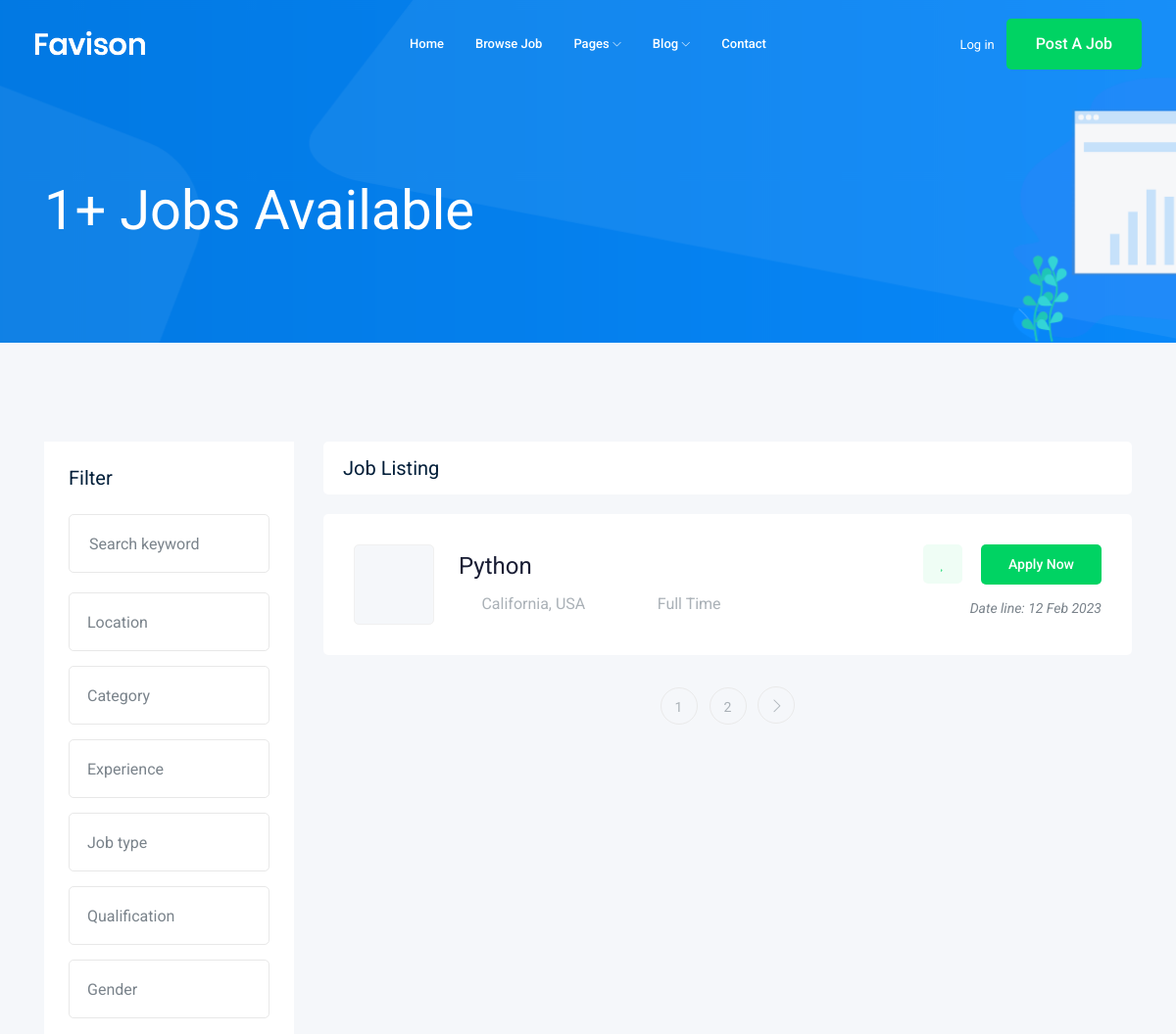
The app's page /jobs/ (upper part), older data.
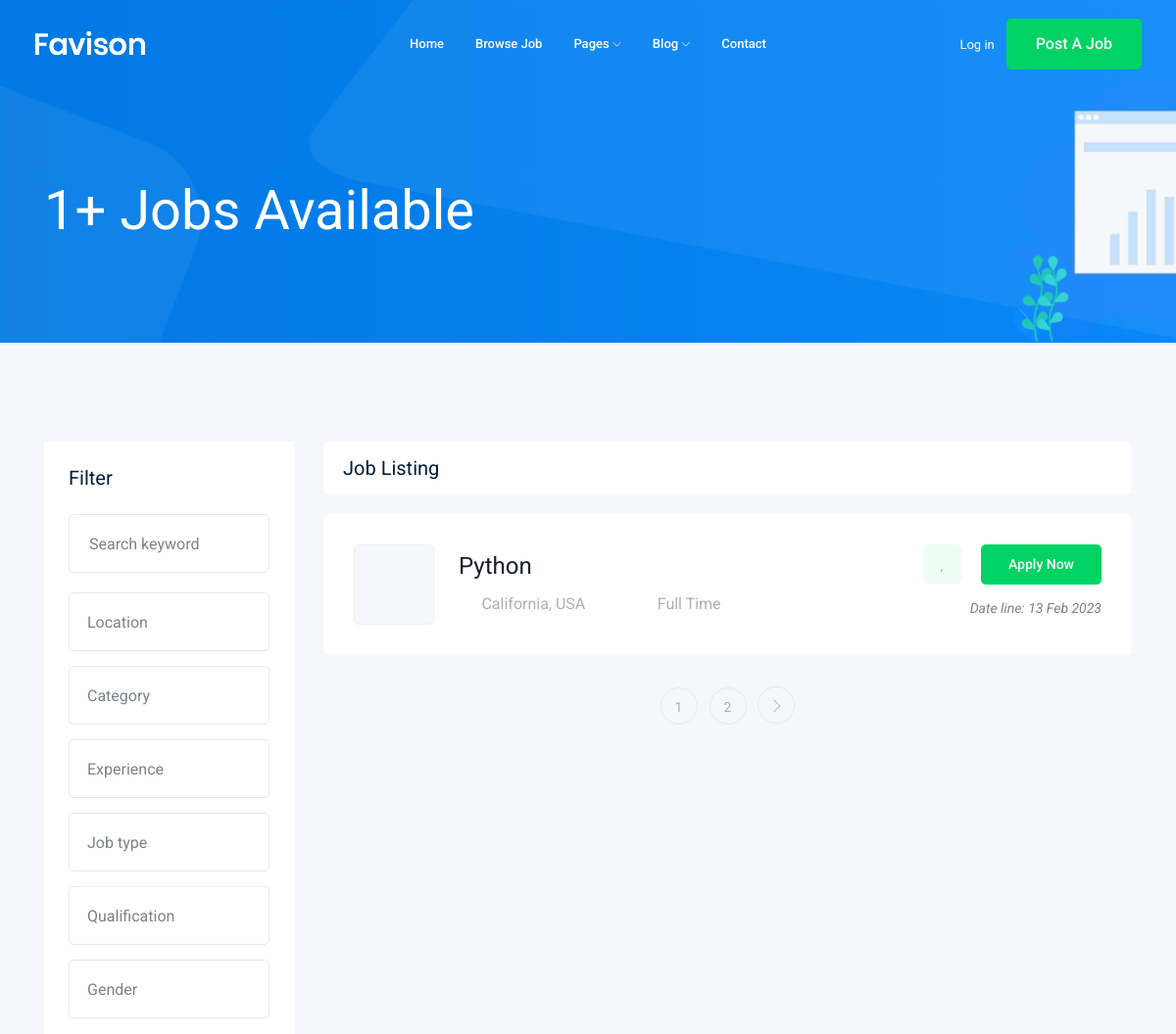
The same page, newer data.
### job/models.py (models this page shows, shortened)
class Job(models.Model):    # Table
    title = models.CharField(max_length=100)    # Column
    job_type = models.CharField(max_length=15, choices=job_type)
    description = models.TextField(max_length=1000)
    published_at = models.DateTimeField(auto_now=True)
    vacancy = models.IntegerField(default=1)
    salary = models.IntegerField(default=0)
    category = models.ForeignKey('Category', on_delete=models.CASCADE)
    experience = models.IntegerField(default=1)
    image = models.ImageField(upload_to=image_upload)
    slug = models.SlugField(blank=True, null=True)

### job/views.py (the view)
# urls.py: path('', views.job_list),
def job_list(request):
    job_list = Job.objects.all()
    paginator = Paginator(job_list, 1) # Show 25 contacts per page.
    page_number = request.GET.get('page')
    page_obj = paginator.get_page(page_number)
    context={"jobs": page_obj}
    return render(request, "job/job_list.html", context)

### job/templates/job/job_list.html (shortened to what the changed rows need)
{% extends 'base.html' %}
{% block body %}
    <div class="job_listing_area plus_padding">
        <div class="container">
            <div class="row">
                <div class="col-lg-9">
                    <div class="job_lists m-0">
                        <div class="row">
                            {% for job in jobs %}
                                <div class="col-lg-12 col-md-12">
                                    <div class="single_jobs white-bg d-flex justify-content-between">
                                        <div class="jobs_left d-flex align-items-center">
                                            <div class="thumb">
                                            </div>
                                            <div class="jobs_conetent">
                                                <a href="{% url 'jobs:job_detail' job.slug %}"><h4>{{ job.title }}</h4></a>
                                                <div class="links_locat d-flex align-items-center">
                                                    <div class="location">
                                                        <p> <i class="fa fa-map-marker"></i> California, USA</p>
                                                    </div>
                                                    <div class="location">
                                                        <p> <i class="fa fa-clock-o"></i> {{ job.job_type }}</p>
                                                    </div>
                                                </div>
                                            </div>
                                        </div>
                                        <div class="jobs_right">
                                            <div class="apply_now">
                                                <a class="heart_mark" href="#"> <i class="fa fa-heart"></i> </a>
                                                <a href="{% url 'jobs:job_detail' job.slug %}" class="boxed-btn3">Apply Now</a>
                                            </div>
                                            <div class="date">
                                                <p>Date line: {{ job.published_at|date:"d M Y" }}</p>
                                            </div>
                                        </div>
                                    </div>
                                </div>
                            {% endfor %}
                        </div>
                    </div>
                </div>
            </div>
        </div>
    </div>
{% endblock body %}

Row changes from the older to the newer data that the page shows:
changed Job "Python": published_at "12 Feb 2023" → "13 Feb 2023"
